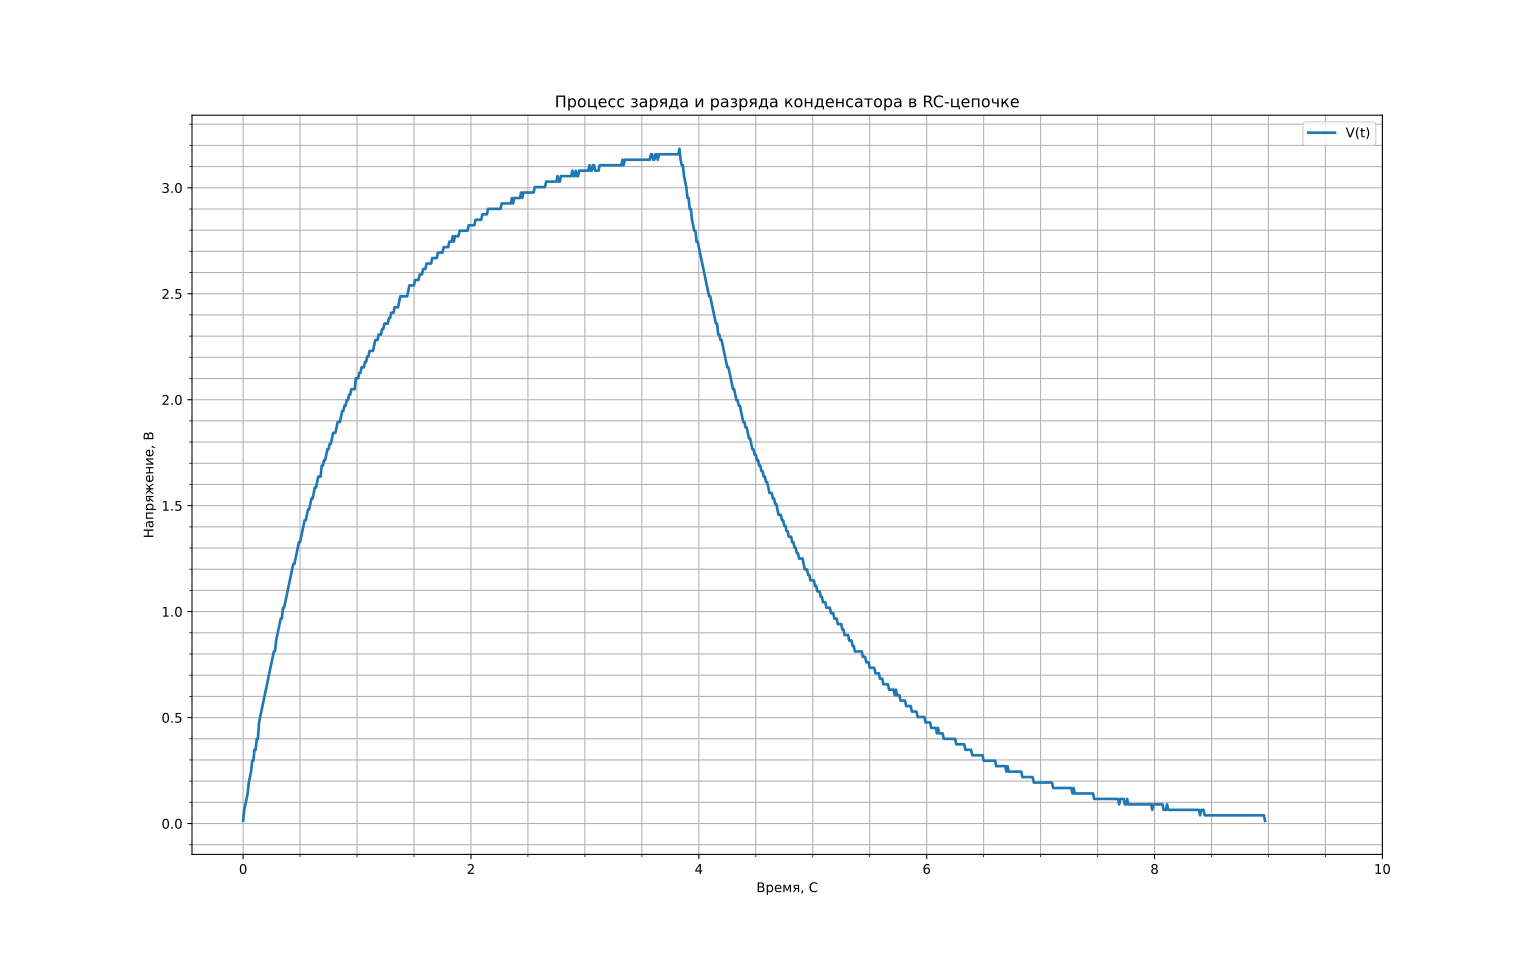

Recreate this plot in Python.
import numpy as np
import matplotlib.pyplot as plt
with open ("settings.txt", "r") as settings:
    tmp = [float(i) for i in settings.read().split("\n")]
data_array = np.loadtxt("data.txt", dtype=int)
fig, ax = plt.subplots(figsize=(16, 10), dpi=400)

t = [i/100 for i in range(len(data_array))]
voltage = [i*3.3/256 for i in data_array]

voltage1 = np.array(voltage)
i_max = voltage1.argmax()

print(i_max/100)
print(len(t)/100-i_max/100)

ax.plot(t, voltage, "-", linewidth=2, markersize=4, label="V(t)")

plt.text(255, 2.2, "Время заряда {time:.2f} с".format(time=i_max/100), fontsize=10)

plt.yticks(np.arange(0, 3.5, step=0.5))
plt.ylabel("Напряжение, В")
plt.xticks(np.arange(0, 11, step=2))
plt.xlabel("Время, С")
plt.title("Процесс заряда и разряда конденсатора в RC-цепочке")

plt.minorticks_on()
plt.grid(True, "both", "both")

ax.legend()

plt.savefig("graph.svg")
plt.show()

